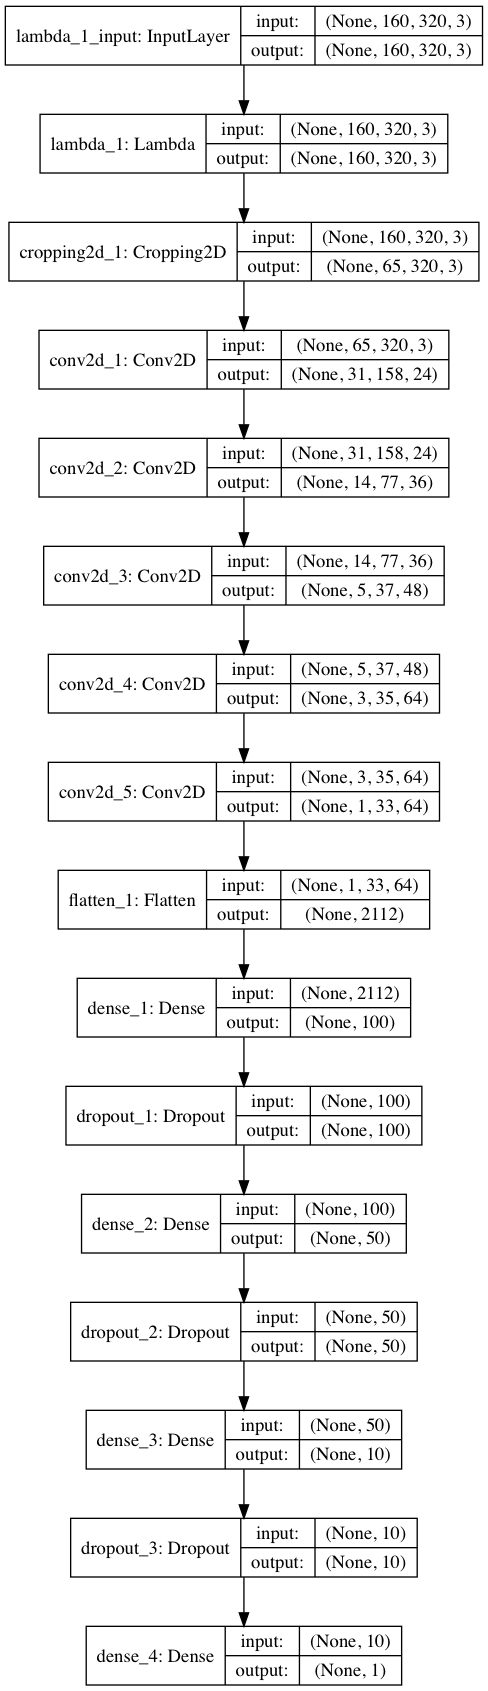

Here is the Python script that generated this plot:
import csv
import cv2
import numpy as np
import matplotlib.pyplot as plt

import sklearn

from keras.models import Sequential
from keras.layers import Flatten, Dense, Lambda, Dropout
from keras.layers import Convolution2D, MaxPooling2D, Cropping2D
from keras.utils import plot_model
from sklearn.model_selection import train_test_split
from random import shuffle

# images = []
# steering_measurement = []


samples = []
def add_samples(path_to_drive):
    with open(path_to_drive+'driving_log.csv') as csvfile:
        reader = csv.reader(csvfile)
        for line in reader:
            samples.append(line)

add_samples('../drives/drive1/') # track 1 - center
add_samples('../drives/track1_back/') # track 1 - center backwards
add_samples('../drives/recovery1/') # track 1 - center backwards

train_samples, validation_samples = train_test_split(samples, test_size=0.2)

def add_image(images, angles, image, angle):
    images.append(image)
    angles.append(angle)
    images.append(cv2.flip(image,1))
    angles.append(-1.0*angle)

def generator(samples, batch_size=32):
    correction = 0.2
    num_samples = len(samples)
    while 1: # Loop forever so the generator never terminates
        shuffle(samples)
        for offset in range(0, num_samples, batch_size):
            batch_samples = samples[offset:offset+batch_size]

            images = []
            angles = []
            for batch_sample in batch_samples:

                filename_center = batch_sample[0]
                filename_left = batch_sample[1]
                filename_right = batch_sample[2]

                image_center = cv2.imread(filename_center)
                image_left = cv2.imread(filename_left)
                image_right = cv2.imread(filename_right)

                angle = float(batch_sample[3])

                add_image(images, angles, image_center, angle)
                add_image(images, angles, image_left, angle + correction)
                add_image(images, angles, image_right, angle - correction)

            X_train = np.array(images)
            y_train = np.array(angles)
            yield sklearn.utils.shuffle(X_train, y_train)

model = Sequential()
model.add(Lambda(lambda x: x / 255.0 - 0.5,input_shape=(160,320,3)))
model.add(Cropping2D(cropping=((70,25),(0,0))))

model.add(Convolution2D(24,(5,5),strides=(2,2),activation="relu"))
model.add(Convolution2D(36,(5,5),strides=(2,2),activation="relu"))
model.add(Convolution2D(48,(5,5),strides=(2,2),activation="relu"))
model.add(Convolution2D(64,(3,3),activation="relu"))
model.add(Convolution2D(64,(3,3),activation="relu"))

model.add(Flatten())

model.add(Dense(100))
model.add(Dropout(0.1))
model.add(Dense(50))
model.add(Dropout(0.05))
model.add(Dense(10))
model.add(Dropout(0.05))
model.add(Dense(1))

model.compile(loss='mse', optimizer='adam')
plot_model(model, to_file='model.png', show_shapes=True)

train_generator = generator(train_samples, batch_size=32)
validation_generator = generator(validation_samples, batch_size=32)

history = model.fit_generator(
    train_generator,
    steps_per_epoch=len(train_samples),
    validation_data=validation_generator,
    validation_steps=len(validation_samples),
    epochs=3, verbose = 1)

model.save('model.h5')

print(history.history.keys())

# Plot training & validation accuracy values

plt.plot(history.history['loss'])
plt.plot(history.history['val_loss'])
plt.title('model mean squared error loss')
plt.ylabel('mean squared error loss')
plt.xlabel('epoch')
plt.legend(['training set', 'validation set'], loc='upper right')
plt.savefig('training.png', bbox_inches='tight')
plt.show()

